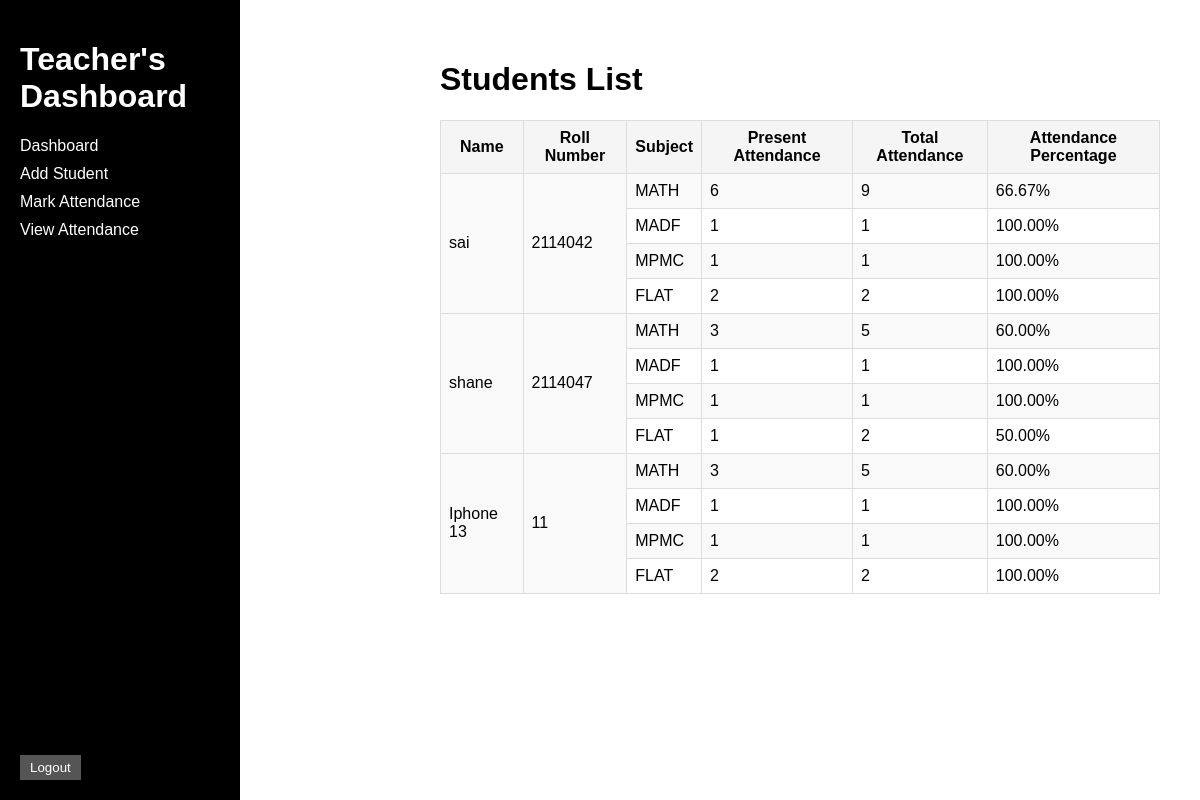
Page /students_list on the committed database.
### tables this page shows
CREATE TABLE students (
                id INTEGER PRIMARY KEY AUTOINCREMENT,
                name TEXT NOT NULL,
                roll_no INTEGER UNIQUE NOT NULL
            );

### app.py (the view)
@app.route('/students_list')
def students_list():
    c.execute("SELECT * FROM students")
    students = c.fetchall()
    c.execute("SELECT DISTINCT subject FROM attendance")
    subjects = c.fetchall()
    students_data = []
    for student in students:
        student_id = student[0]
        name = student[1]
        roll_no = student[2]
        attendance_data = []
        for subject in subjects:
            subject_name = subject[0]
            c.execute("SELECT COUNT(*) FROM attendance WHERE student_id=? AND subject=? AND status='Present'",
                      (student_id, subject_name))
            present_attendance = c.fetchone()[0]
            c.execute("SELECT COUNT(*) FROM attendance WHERE student_id=? AND subject=?",
                      (student_id, subject_name))
            total_attendance = c.fetchone()[0]
            attendance_data.append({
                'subject': subject_name,
                'present_attendance': present_attendance,
                'total_attendance': total_attendance
            })
        students_data.append({
            'name': name,
            'roll_no': roll_no,
            'attendance_data': attendance_data
        })
    return render_template('students_list.html', students_data=students_data, subjects=subjects)

### templates/students_list.html (shortened to what this page needs)
{% extends 'base.html' %}
{% block content %}
    <div class="content">
        <h1>Students List</h1>
        <table class="students-table">
            <tr>
                <th>Name</th>
                <th>Roll Number</th>
                <th>Subject</th>
                <th>Present Attendance</th>
                <th>Total Attendance</th>
                <th>Attendance Percentage</th>
            </tr>
            {% for student_data in students_data %}
                <tr>
                    <td rowspan="{{ subjects|length }}">{{ student_data['name'] }}</td>
                    <td rowspan="{{ subjects|length }}">{{ student_data['roll_no'] }}</td>
                    {% for attendance_data in student_data['attendance_data'] %}
                        <td>{{ attendance_data['subject'] }}</td>
                        <td>{{ attendance_data['present_attendance'] }}</td>
                        <td>{{ attendance_data['total_attendance'] }}</td>
                        <td>{% if attendance_data['total_attendance'] > 0 %}{{ "%.2f" % (attendance_data['present_attendance'] / attendance_data['total_attendance'] * 100) }}%{% else %}N/A{% endif %}</td>
                    </tr>
                    {% if not loop.last %}
                        <tr>
                    {% endif %}
                {% endfor %}
            {% endfor %}
        </table>
    </div>
{% endblock %}

### templates/base.html (style rules this page uses)
body { margin: 0; padding: 0; font-family: Arial, sans-serif; }
.content { margin-left: 200px; padding: 20px; }

### templates/students_list.html (style rules this page uses)
.content { margin-left: 200px; }
.students-table { width: 100%; border-collapse: collapse; margin-top: 20px; }
.students-table th, .students-table td { border: 1px solid #ddd; padding: 8px; }
.students-table th { background-color: #f5f5f5; }
.students-table tr:nth-child(even) { background-color: #f9f9f9; }

### rows in the picture
students: name "sai", roll_no "2114042", subject "MATH" "MADF" "MPMC" "FLAT", present_attendance "6" "1" "1" "2", total_attendance "9" "1" "1" "2", attendance_data "66.67" "100.00" "100.00" "100.00"
students: name "shane", roll_no "2114047", subject "MATH" "MADF" "MPMC" "FLAT", present_attendance "3" "1" "1" "1", total_attendance "5" "1" "1" "2", attendance_data "60.00" "100.00" "100.00" "50.00"
students: name "Iphone 13", roll_no "11", subject "MATH" "MADF" "MPMC" "FLAT", present_attendance "3" "1" "1" "2", total_attendance "5" "1" "1" "2", attendance_data "60.00" "100.00" "100.00" "100.00"
